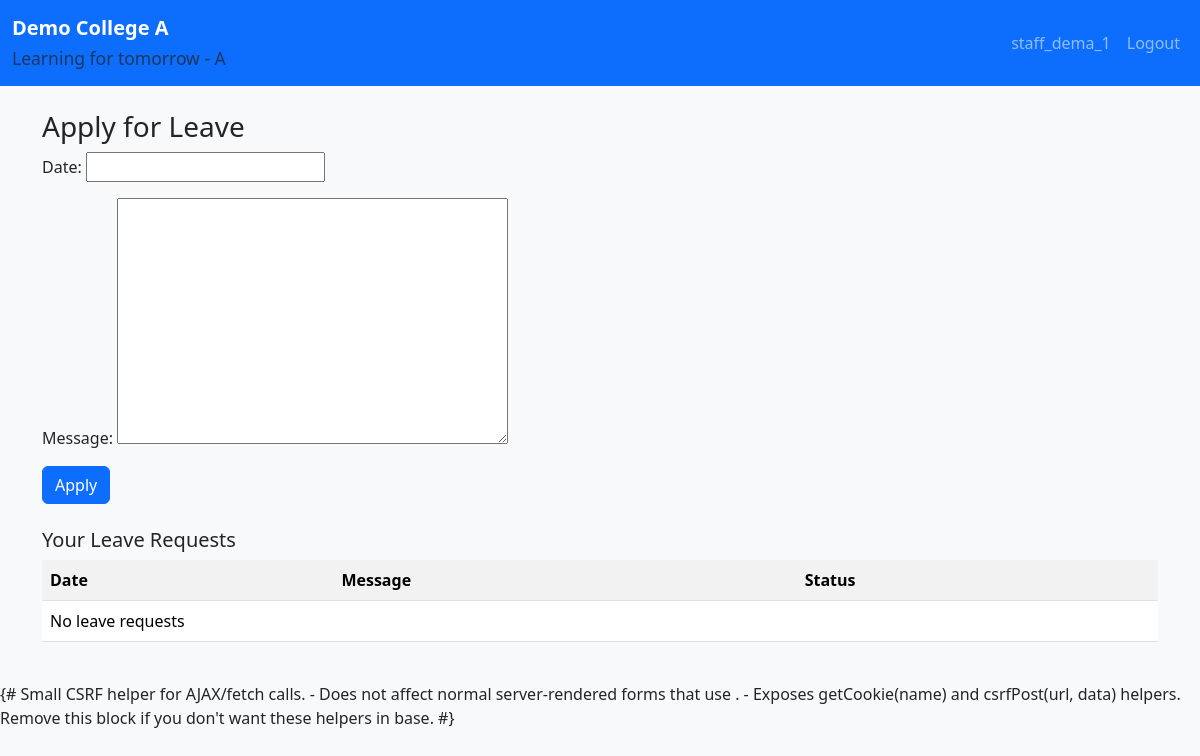
The app's page /staff-leave/ (signed in), older data.
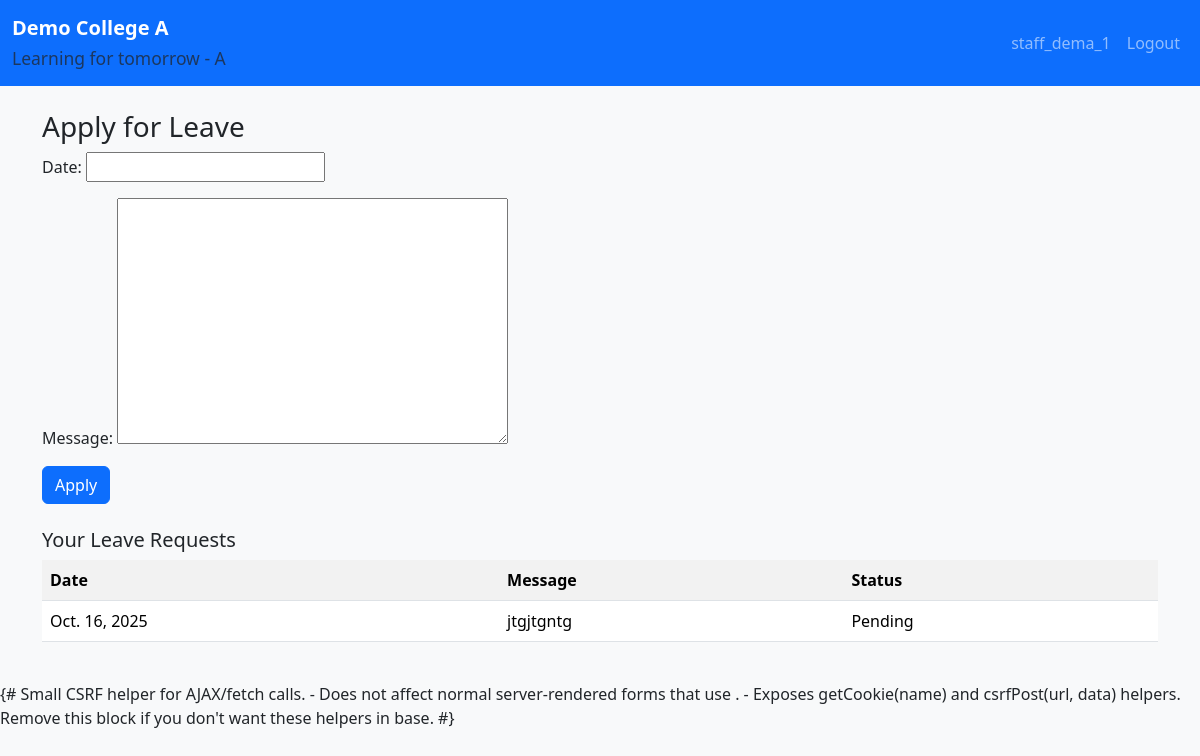
The same page, newer data.
### student_management_app/models.py (models this page shows, shortened)
class LeaveReportStaff(models.Model):
    staff = models.ForeignKey(Staffs, on_delete=models.CASCADE, related_name='leaves')
    date = models.DateField()
    message = models.TextField()
    status = models.BooleanField(default=False)

### student_management_app/views.py (the view)
# urls.py: path("staff-leave/", views.staff_leave, name="staff_leave"),
def staff_leave(request):
    if not request.user.is_authenticated or getattr(request.user, "user_type", None) != CustomUser.STAFF:
        messages.error(request, 'Unauthorized')
        return redirect('student_management_app:login')
    try:
        staff = request.user.staff_profile
    except Staffs.DoesNotExist:
        messages.error(request, "Staff profile not found.")
        return redirect('student_management_app:staff_home')
    if request.method == "POST":
        form = LeaveForm(request.POST)
        if form.is_valid():
            leave = form.save(commit=False)
            leave.staff = staff
            leave.save()
            messages.success(request, "Leave applied successfully.")
            return redirect('student_management_app:staff_leave')
    else:
        form = LeaveForm()
    leaves = LeaveReportStaff.objects.filter(staff=staff)
    return render(request, 'student_management_app/staff_leave.html', {'form': form, 'leaves': leaves})

### student_management_app/forms.py
class LeaveForm(forms.ModelForm):
    class Meta:
        model = LeaveReportStaff
        fields = ['date', 'message']

### student_management_app/context_processors.py (called while the page is built)
def college_profile(request):
    colleges = College.objects.all()
    selected_college = None
    college_id = request.session.get('selected_college_id')
    if college_id:
        selected_college = College.objects.filter(id=college_id).first()
    return {
        'college_profile': selected_college,
        'colleges': colleges,
    }

### student_management_app/templates/student_management_app/staff_leave.html (shortened to what this page needs)
{% extends "student_management_app/base.html" %}
{% block content %}
<h3>Apply for Leave</h3>
<form method="post">
  {{ form.as_p }}
  <button class="btn btn-primary">Apply</button>
</form>
<h5 class="mt-4">Your Leave Requests</h5>
<table class="table table-striped">
  <tr><th>Date</th><th>Message</th><th>Status</th></tr>
  {% for leave in leaves %}
  <tr>
    <td>{{ leave.date }}</td>
    <td>{{ leave.message }}</td>
    <td>{{ leave.status|yesno:"Approved,Pending" }}</td>
  </tr>
  {% empty %}
  <tr><td colspan="3">No leave requests</td></tr>
  {% endfor %}
</table>
{% endblock %}

Row changes from the older to the newer data that the page shows:
added LeaveReportStaff: date "Oct. 16, 2025", message "jtgjtgntg", status "Pending"
Text that changed along with them:
text no longer shown: "No leave requests"
